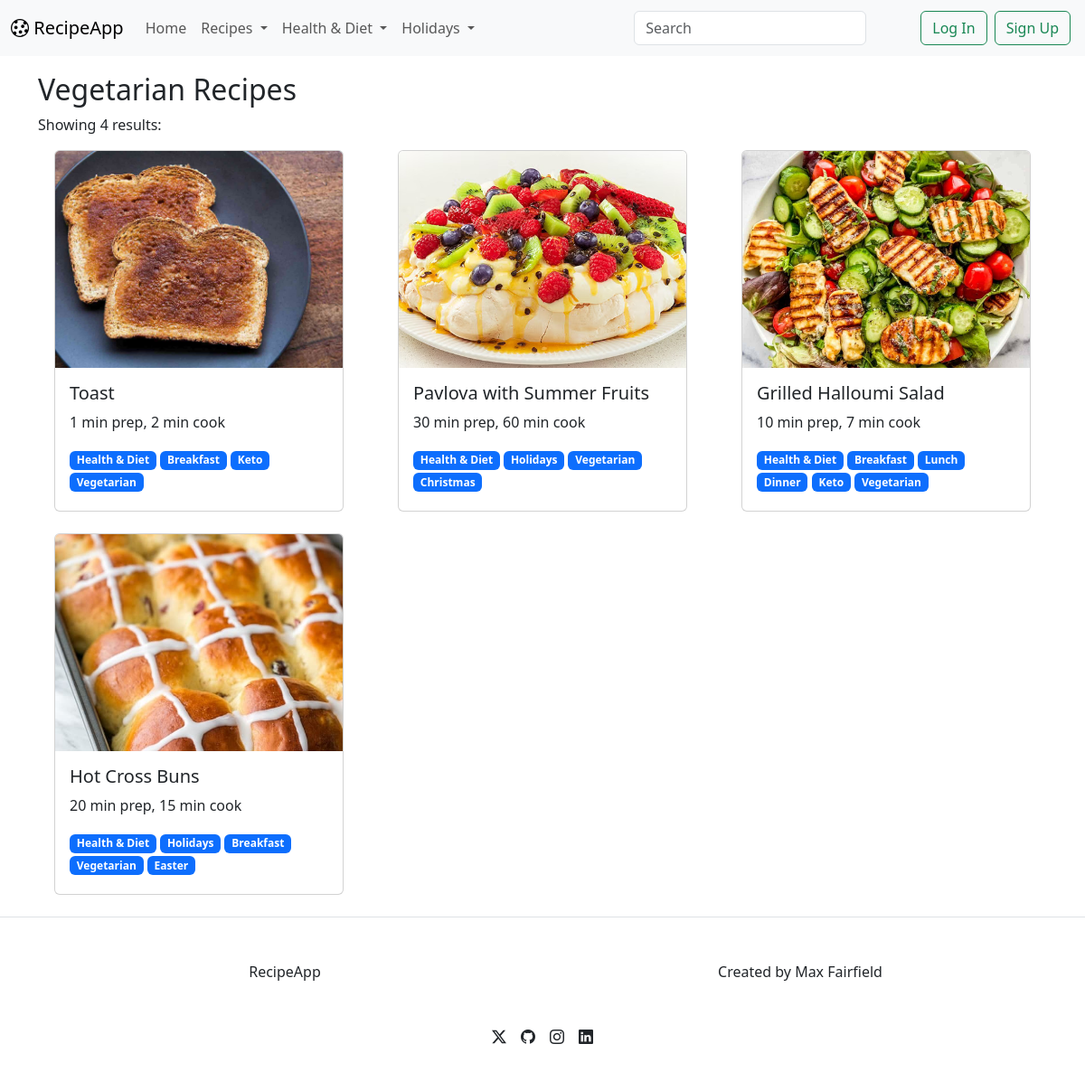
The page /browse-recipes/8/ on the database its author committed.
### recipeinfo/models.py (models this page shows, shortened)
class Category(models.Model):
	name = models.CharField(max_length=100)
	parent_category = models.ForeignKey('self', null=True, blank=True, related_name='subcategories', on_delete=models.CASCADE)
	can_use_as_tag = models.BooleanField(default=True)

class Recipe(models.Model):
	title = models.CharField(max_length=300)
	author = models.ForeignKey(User, on_delete=models.CASCADE)
	categories = models.ManyToManyField(Category)
	image = models.ImageField(upload_to='recipeinfo/static/', null=True, blank=True)
	ingredients = models.TextField()
	directions = models.TextField()
	prep_time = models.IntegerField(default=10)
	cook_time = models.IntegerField(default=10)
	created_at = models.DateTimeField(auto_now_add=True)
	rating = models.IntegerField(choices=[(i, i) for i in range(1, 11)], null=True, blank=True)
	def filename(self):
		return os.path.basename(self.image.name)
	def __str__(self):
		return self.title

### recipeinfo/views.py (the view)
# urls.py: path('browse-recipes/<int:id>/', views.browse_recipes, name='browse_recipes'),
def browse_recipes(request, id):
	search_category = Category.objects.get(id=id)
	q = request.GET.get('q') if request.GET.get('q') is not None else ''
	recipes = None
	if not q:
		recipes = Recipe.objects.filter(
			categories=search_category
		)
	else:
		recipes = Recipe.objects.filter(
			categories=search_category and
			Q(title__icontains=q)
		)
	categories = Category.objects.all().order_by('id')
	return render(
		request,
		'browse_recipes.html',
		{
			'search_category': search_category,
			'recipes': recipes,
			'categories': categories,
			'q': q
		}
	)

### templates/browse_recipes.html (shortened to what this page needs)
{% extends "layout.html" %}
{% load static %}
{% block content %}
	{% if q %}
		<h2>
			Results for "{{q}}"
		</h2>
	{% else %}
		<h2>
			{% if search_category.can_use_as_tag %}
				{{search_category.name}}
			{% endif %}
			Recipes
		</h2>
	{% endif %}
	<p>Showing {{recipes|length}} results:<p>
	<div class="row">
		{% for recipe in recipes %}
		<div class="col-lg-4 col-md-6 col-sm-12 mb-4">
			<article>
				<div class="d-flex justify-content-center">
					<a href="{% url 'recipe_page' id=recipe.id %}" style="text-decoration: none; color: inherit;">
						<div class="card" style="width: 20rem; height: 25rem;">
							<div style="height: 15rem; overflow: hidden;">
								<img src="{{recipe.image.url}}" class="card-img-top" alt="{{recipe.filename}}" style="width: 100%; height: 100%; object-fit: cover;">
							</div>
							<div class="card-body">
								<h5 class="card-title">{{recipe}}</h5>
								<p class="card-text">{{recipe.prep_time}} min prep, {{recipe.cook_time}} min cook</p>
								<div>
									{% for category in recipe.categories.all %}
										{% if category.can_use_as_tag %}
											<span class="badge text-bg-primary">{{category.name}}</span>
										{% endif %}
									{% endfor %}
								</div>
							</div>
						</div>
					</a>
				</div>
			</article>
		</div>
		{% endfor %}
	</div>
{% endblock %}

### templates/layout.html (shortened to what this page needs)
<!DOCTYPE html>
{% load static %}
<html lang="en">
<head>
	<link rel="stylesheet" href="{% static 'css/bootstrap.min.css' %}">
	<link rel="stylesheet" href="https://cdn.jsdelivr.net/npm/bootstrap-icons@1.11.3/font/bootstrap-icons.min.css">
</head>
<body>
	<nav class="navbar fixed-top navbar-expand-lg bg-body-tertiary">
		<div class="container-fluid">
			<a class="navbar-brand" href="{% url 'home' %}"><i class="bi bi-cookie"></i> RecipeApp</a>
			<div class="collapse navbar-collapse" id="navbarSupportedContent">
			<ul class="navbar-nav me-auto mb-2 mb-lg-0">
				<li class="nav-item">
					<a class="nav-link {% if request.path == '/' %}active{% endif %}" aria-current="page" href="{% url 'home' %}">Home</a>
				</li>
				{% for category in categories %}
					{% if not category.parent_category %}
						<li class="nav-item dropdown">
							<a class="nav-link dropdown-toggle" href="#" role="button" data-bs-toggle="dropdown" aria-expanded="false">
								{{ category.name }}
							</a>
						</li>
					{% endif %}
				{% endfor %}
			</ul>
			<form class="d-flex px-5" role="search" method="get" id="searchForm" action="{% url 'browse_recipes' id=1 %}">
				<input class="form-control me-2" type="search" placeholder="Search" aria-label="Search">
			</form>
			<form class="d-flex">
				{% if user.is_authenticated %}
					<a class="nav-link dropdown-toggle" href="#" role="button" data-bs-toggle="dropdown" aria-expanded="false">
						{{user}}
					</a>
					<ul class="dropdown-menu dropdown-menu-end">
						<li><a class="dropdown-item" href="{% url 'users:profile' %}">Profile</a></li>
						<li><a class="dropdown-item" href="#">Settings</a></li>
						{% if user.is_superuser %}
							<li><a class="dropdown-item" href="/admin">Admin</a></li>
						{% endif %}
						<li><hr class="dropdown-divider"></li>
						<li><a class="dropdown-item" href="{% url 'users:logout' %}">Log Out</a></li>
					</ul>
				{% else %}
					<a class="nav-link" href="{% url 'users:login' %}"><button class="btn btn-outline-success m-1" type="button">Log In</button></a>
					<a class="nav-link" href="{% url 'users:register' %}"><button class="btn btn-outline-success m-1" type="button">Sign Up</button></a>
				{% endif %}
			</form>
			</div>
		</div>
	</nav>
	<main style="min-height: 100vh;">
        <div class="container" style="margin-top: 5rem;">
            {% block content %}{% endblock %}
        </div>
	</main>
	<footer>
		<div class="border-top">
			<div class="container pt-5">
				<div class="row">
					<div class="col text-center">
						RecipeApp
					</div>
					<div class="col text-center">Created by Max Fairfield</div>
				</div>
				<div class="row py-5">
					<div class="col d-flex justify-content-center">
						<a href="" style="color: inherit;">
							<i class="bi bi-twitter-x px-2"></i>
						</a>
						<a href="https://github.com/MaxFairfield" style="color: inherit;">
							<i class="bi bi-github px-2"></i>
						</a>
						<a href="" style="color: inherit;">
							<i class="bi bi-instagram px-2"></i>
						</a>
						<a href="https://www.linkedin.com/in/max-fairfield-19a565300/" style="color: inherit;">
							<i class="bi bi-linkedin px-2"></i>
						</a>
					</div>
				</div>
			</div>
		</div>
	</footer>
</body>
</html>

### rows shown on the page
Category: name "Recipes"
Category: name "Health & Diet"
Category: name "Holidays"
Category: name "Vegetarian"
Recipe: image (picture), title "Toast", prep_time "1", cook_time "2"
Category: name "Breakfast"
Category: name "Keto"
Recipe: image (picture), title "Pavlova with Summer Fruits", prep_time "30", cook_time "60"
Category: name "Christmas"
Recipe: image (picture), title "Grilled Halloumi Salad", prep_time "10", cook_time "7"
Category: name "Lunch"
Category: name "Dinner"
Recipe: image (picture), title "Hot Cross Buns", prep_time "20", cook_time "15"
Category: name "Easter"

### other values the page prints
{{ recipes|length }} "4"
